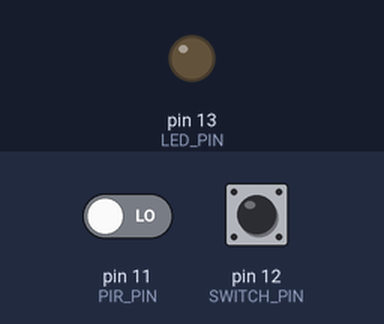
The sketch below on a simulated Arduino Uno, built with avr-gcc and run on an emulated ATmega328P. Shown: output pins drawn as LEDs (lit = HIGH). The test bench sets the inputs (shaded band); at power-on: pin 12 (SWITCH_PIN) LOW, pin 11 (PIR_PIN) LOW. What the sketch prints to the serial monitor is not drawn.

Above: at 1.2 s.
1.3 s: pin 12 (SWITCH_PIN) pulled HIGH for 0.15 s
At 1.38 s:
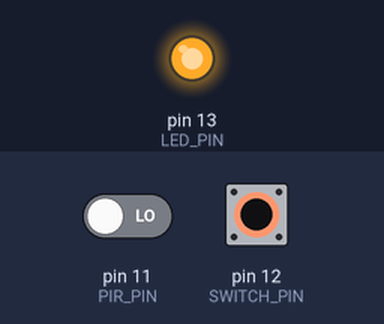
4.8 s: pin 12 (SWITCH_PIN) pulled HIGH for 3.2 s
At 8.5 s:
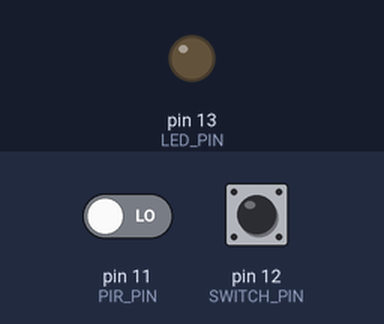
9.5 s: pin 11 (PIR_PIN) driven LOW and pin 12 (SWITCH_PIN) driven HIGH
At 10.8 s:
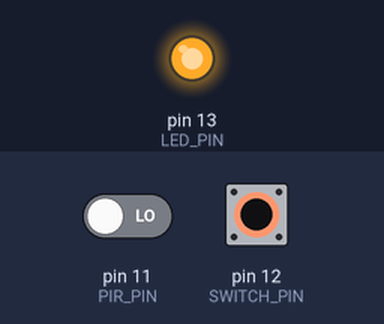
12.5 s: pin 12 (SWITCH_PIN) driven LOW
At 13.0 s:
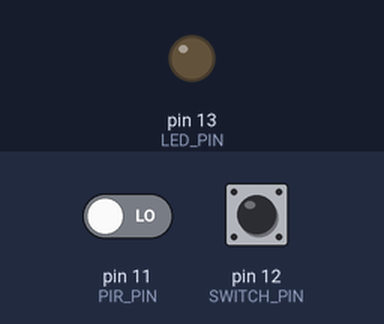
Timing chart, 0 to 15.5 s (numbered marks = the images above; inputs shaded):
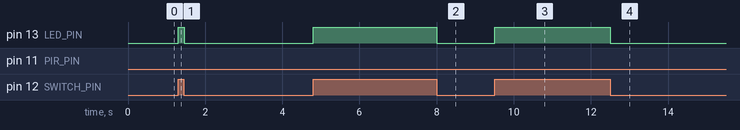

The sketch:

sensorTesting.ino
```cpp
#define SWITCH_PIN 12
#define PIR_PIN 11
#define LED_PIN 13

void setup() {
  pinMode(SWITCH_PIN, INPUT);
  pinMode(PIR_PIN, INPUT);
  pinMode(LED_PIN, OUTPUT);
  Serial.begin(9600);
}

void loop() {
  if(digitalRead(SWITCH_PIN) == 1){
    digitalWrite(LED_PIN, HIGH);
  }else{
    digitalWrite(LED_PIN, LOW);
  }

  if(digitalRead(PIR_PIN) == 1){
    Serial.println("move");
  }else{
    Serial.println("still");
  }
}
```

Measured:
- after the input at 1.3 s, pin 13 (LED_PIN): LOW → HIGH at once, → LOW 0.15 s later
- after the input at 4.8 s, pin 13 (LED_PIN): LOW → HIGH at once, → LOW 3.2 s later
- after the input at 9.5 s, pin 13 (LED_PIN): LOW → HIGH at once
- after the input at 12.5 s, pin 13 (LED_PIN): HIGH → LOW at once
